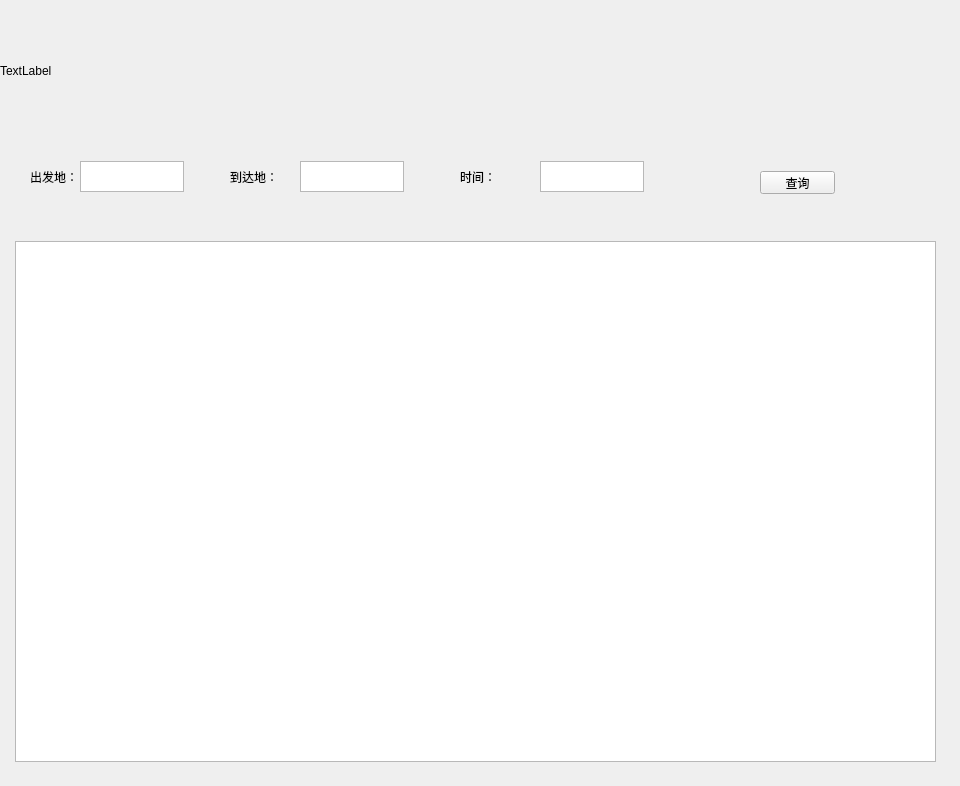
<?xml version="1.0" encoding="UTF-8"?>
<ui version="4.0">
 <class>MainWindow</class>
 <widget class="QMainWindow" name="MainWindow">
  <property name="geometry">
   <rect>
    <x>0</x>
    <y>0</y>
    <width>960</width>
    <height>786</height>
   </rect>
  </property>
  <property name="minimumSize">
   <size>
    <width>960</width>
    <height>786</height>
   </size>
  </property>
  <property name="maximumSize">
   <size>
    <width>960</width>
    <height>786</height>
   </size>
  </property>
  <property name="windowTitle">
   <string>爬虫测试</string>
  </property>
  <widget class="QWidget" name="centralwidget">
   <widget class="QLabel" name="label_title_img">
    <property name="geometry">
     <rect>
      <x>0</x>
      <y>0</y>
      <width>960</width>
      <height>141</height>
     </rect>
    </property>
    <property name="text">
     <string>TextLabel</string>
    </property>
   </widget>
   <widget class="QWidget" name="widget_quiry" native="true">
    <property name="geometry">
     <rect>
      <x>0</x>
      <y>141</y>
      <width>960</width>
      <height>80</height>
     </rect>
    </property>
    <widget class="QLabel" name="label_start">
     <property name="geometry">
      <rect>
       <x>30</x>
       <y>30</y>
       <width>54</width>
       <height>12</height>
      </rect>
     </property>
     <property name="text">
      <string>出发地：</string>
     </property>
    </widget>
    <widget class="QTextEdit" name="textEdit">
     <property name="geometry">
      <rect>
       <x>80</x>
       <y>20</y>
       <width>104</width>
       <height>31</height>
      </rect>
     </property>
    </widget>
    <widget class="QLabel" name="label_end">
     <property name="geometry">
      <rect>
       <x>230</x>
       <y>30</y>
       <width>54</width>
       <height>12</height>
      </rect>
     </property>
     <property name="text">
      <string>到达地：</string>
     </property>
    </widget>
    <widget class="QTextEdit" name="textEdit_2">
     <property name="geometry">
      <rect>
       <x>300</x>
       <y>20</y>
       <width>104</width>
       <height>31</height>
      </rect>
     </property>
    </widget>
    <widget class="QTextEdit" name="textEdit_3">
     <property name="geometry">
      <rect>
       <x>540</x>
       <y>20</y>
       <width>104</width>
       <height>31</height>
      </rect>
     </property>
    </widget>
    <widget class="QLabel" name="label_serch">
     <property name="geometry">
      <rect>
       <x>460</x>
       <y>30</y>
       <width>54</width>
       <height>12</height>
      </rect>
     </property>
     <property name="text">
      <string>时间：</string>
     </property>
    </widget>
    <widget class="QPushButton" name="pushButton">
     <property name="geometry">
      <rect>
       <x>760</x>
       <y>30</y>
       <width>75</width>
       <height>23</height>
      </rect>
     </property>
     <property name="text">
      <string>查询</string>
     </property>
    </widget>
   </widget>
   <widget class="QWidget" name="widget" native="true">
    <property name="geometry">
     <rect>
      <x>0</x>
      <y>230</y>
      <width>951</width>
      <height>551</height>
     </rect>
    </property>
    <widget class="QTextBrowser" name="textBrowser">
     <property name="geometry">
      <rect>
       <x>15</x>
       <y>11</y>
       <width>921</width>
       <height>521</height>
      </rect>
     </property>
    </widget>
   </widget>
  </widget>
 </widget>
 <resources/>
 <connections/>
</ui>
